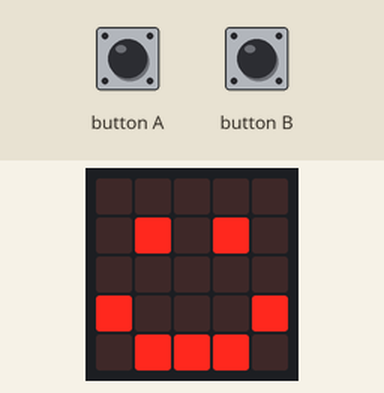
This program was run on a simulated BBC micro:bit (MakeCode). Parts: the board's 5×5 LED display. The test bench sets the inputs (shaded band).

Above: at 0.1 s.
2.4 s: button A pressed for 0.15 s
At 4.9 s:
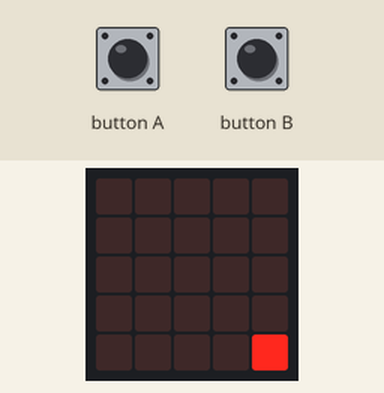
5.5 s: button B pressed for 0.15 s
At 7.5 s:
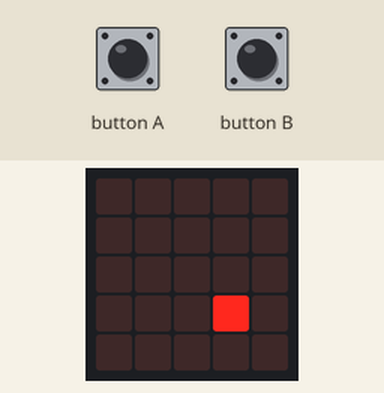
8.6 s: button A pressed for 0.15 s
At 9.2 s:
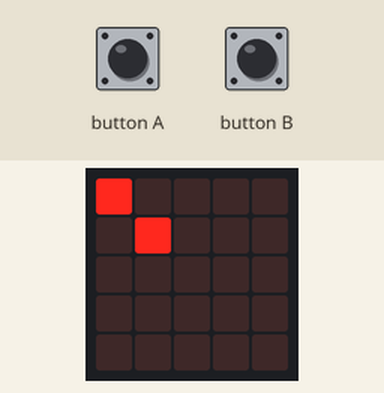
Timing chart, 0 to 11.6 s (numbered marks = the images above; inputs shaded):
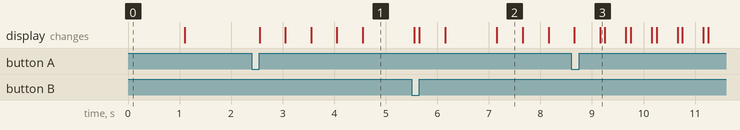

Measured:
- after the input at 2.4 s, the display: first changes after 0.15 s (image 1 shows a later state)
- after the input at 8.6 s, the display: first differs from a run without the input after 0.56 s (image 3)
- what the display in image 2 shows lasts 0.5 s, from 7.2 s to 7.7 s

The program:

main.ts
```typescript
// (licence header left out)
// variables
let sprite: game.LedSprite = null
let pixelLocation = 0

// setup
basic.showIcon(IconNames.Happy)
basic.pause(500)
basic.clearScreen()

// pixels move down in a diagonal
input.onButtonPressed(Button.A, function () {
  // setup
  basic.clearScreen()
  pixelLocation = 0
  sprite = game.createSprite(0, 0)

  // start loop
  while (pixelLocation <= 5) {
    sprite.set(LedSpriteProperty.X, pixelLocation)
    sprite.set(LedSpriteProperty.Y, pixelLocation)
    pixelLocation = pixelLocation + 1
    basic.pause(500)
  }

  sprite.delete()
  basic.showIcon(IconNames.Happy)
})

// pixels move up in a diagonal
input.onButtonPressed(Button.B, function () {
  // setup
  basic.clearScreen()
  pixelLocation = 5
  sprite = game.createSprite(0, 0)

  // start loop
  while (pixelLocation >= 0) {
    sprite.set(LedSpriteProperty.X, pixelLocation)
    sprite.set(LedSpriteProperty.Y, pixelLocation)
    pixelLocation = pixelLocation - 1
    basic.pause(500)
  }

  sprite.delete()
  basic.showIcon(IconNames.Happy)
})
```
